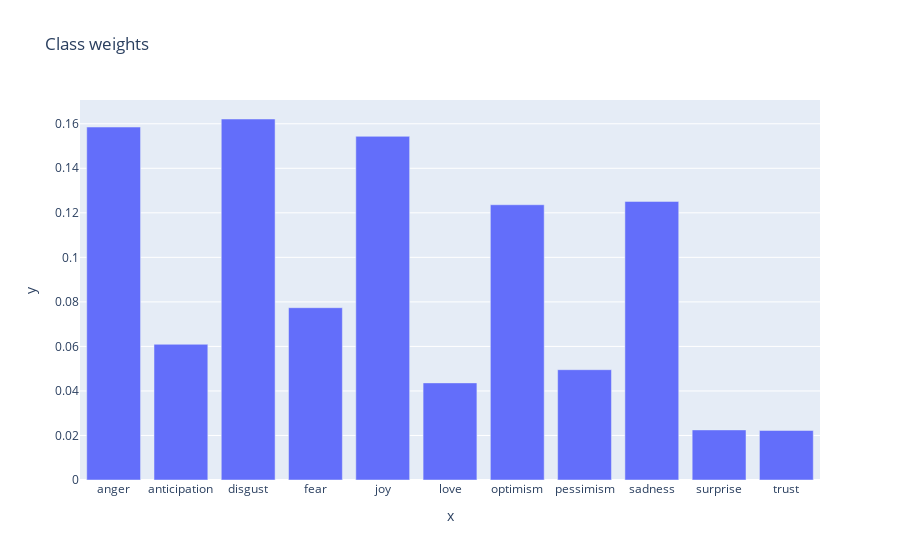

Notebook source saved alongside this figure:
### Code cell
import plotly.express as px

fig = px.bar(x=labels, y=weights, title="Class weights")
fig.show()

### Figure 1 — Plotly figure (JSON) as saved in the notebook; plotly's stock layout.template omitted (floating-point values rounded to 4 significant figures)
{"data": [{"alignmentgroup": "True", "hovertemplate": "x=%{x}<br>y=%{y}<extra></extra>", "legendgroup": "", "marker": {"color": "#636efa", "pattern": {"shape": ""}}, "name": "", "offsetgroup": "", "orientation": "v", "showlegend": false, "textposition": "auto", "type": "bar", "x": ["anger", "anticipation", "disgust", "fear", "joy", "love", "optimism", "pessimism", "sadness", "surprise", "trust"], "xaxis": "x", "y": [0.1585, 0.06094, 0.1621, 0.07739, 0.1543, 0.04362, 0.1236, 0.04954, 0.1251, 0.0225, 0.02225], "yaxis": "y"}], "layout": {"barmode": "relative", "legend": {"tracegroupgap": 0}, "title": {"text": "Class weights"}, "xaxis": {"anchor": "y", "domain": [0, 1], "title": {"text": "x"}}, "yaxis": {"anchor": "x", "domain": [0, 1], "title": {"text": "y"}}}}
